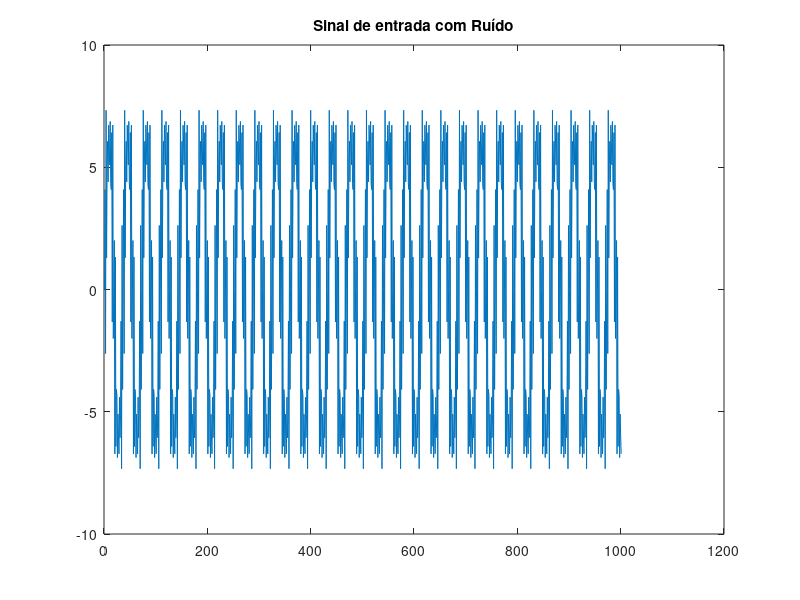
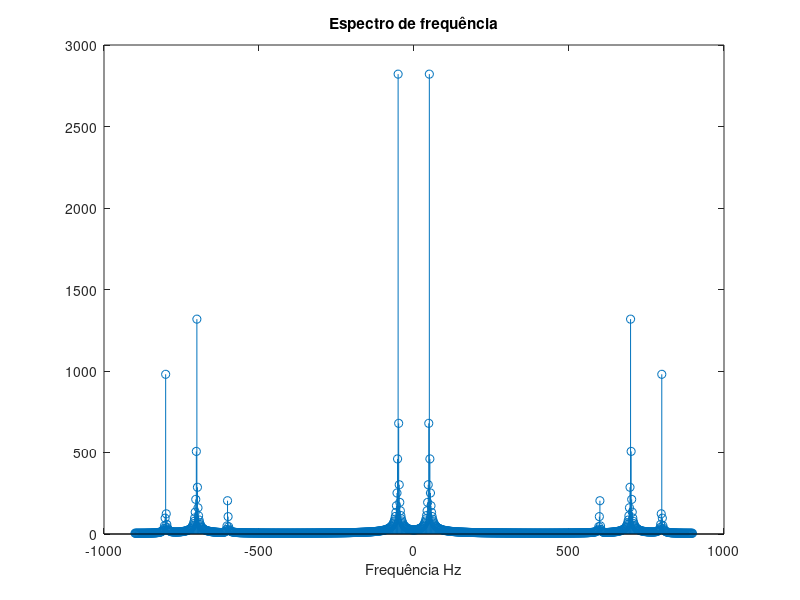
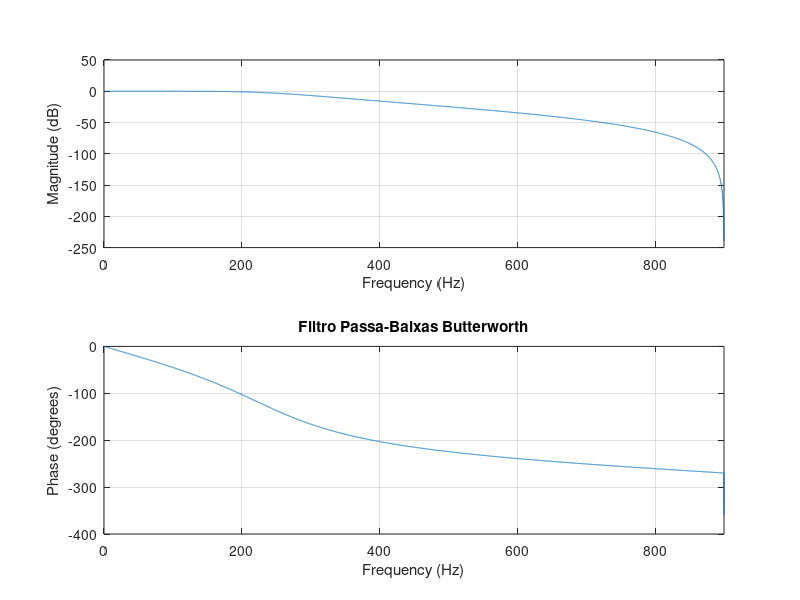
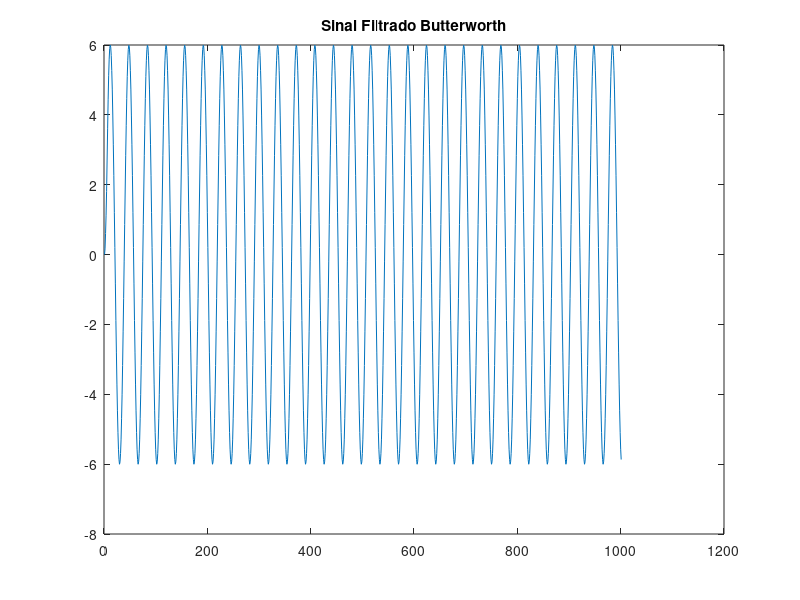

Recreate these plots in MATLAB, in order.
clc
clear all
close all
disp('Processing')

 %------------------------------------------
 %Especificações filtro
 %------------------------------------------
 fs=1800; % frequência de Amostragem
 fp=100; % largura banda de passagem
 fr=300; % banda de rejeição
 Ap=0.5; % Ganho banda de passagem
 Ar=20; % Atenuação banda de rejeição

 %------------------------------------------
 %Sinal a ser filtrado
 %------------------------------------------
 f1=50; % frequência dentro da banda de passagem
 f2=800; % frequência dentro da banda de rejeição (ruído)
 t=0:1:1000;
 % Sinal de entrada com ruido
 x = 6*sin((2*pi*f1*t/fs))+2*sin((2*pi*f2*t/fs))+0.5*sin((2*pi*600*t/fs))+3*sin((2*pi*700*t/fs));

 %------------------------------------------
 %Plota sinal de entrada com ruído
 %------------------------------------------
 figure
 plot(x) % Plota sinal de entrada com ruído
 title('Sinal de entrada com Ruído')


 %------------------------------------------
 %Plota espectro de frequência para o sinal de entrada
 %------------------------------------------
 figure
 n= max(size(t)); % Composição do eixo da frequência.
 F = fs*(-n/2:(n/2)-1)/n; % Composição do eixo da frequência.
 J=abs(fftshift(fft(x))); %FFT – espectro de frequência
 stem(F,J);
 xlabel('Frequência Hz')
 title('Espectro de frequência')
 %------------------------------------------
 % Butterworth
 %------------------------------------------
 % Ordem do filtro e frequência
 [N,Wn]=buttord(fp/500,fr/500,Ap,Ar) %Frequência banda passagem, frequência banda rejeição e ganhos
 % Numerador e denominador
 [num,den]=butter(N,Wn)
 %plota modulo e fase do filtro
 figure
 freqz(num,den,7000,1800)
 title('Filtro Passa-Baixas Butterworth')

 %------------------------------------------
% Filtra o sinal de entrada
 %------------------------------------------
 Y = filter(num,den,x);
 %------------------------------------------
 % Plota o sinal de saída do filtro(filtrado)
 %------------------------------------------
 figure
 plot(Y)
 title('Sinal Filtrado Butterworth')
 %------------------------------------------
 % Plota o espectro do sinal filtrado
 %------------------------------------------
 figure %espectro do sinal de entrada com ruído
 n= max(size(Y)); % Composição do eixo da frequência..
 F = fs*(-n/2:(n/2)-1)/n; % Composição do eixo da frequência..
 J=abs(fftshift(fft(Y))); %FFT
 stem(F,J)
 title('Espectro Sinal Filtrado Butterworth')
 xlabel('Frequência Hz')


